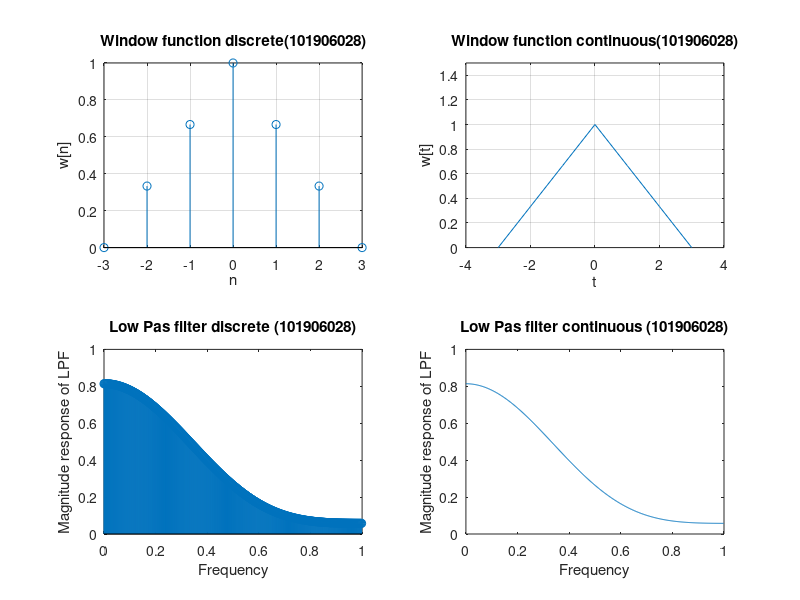

MATLAB code to generate this figure:
clc
clear
close

wp = 0.2*pi;
ws = 0.5*pi;
tr_width = abs(ws-wp);
wc = (wp+ws)/2;

M = ceil(1.8*pi/tr_width)+1;
w_n = (bartlett(M));

n = -(M - 1)/2 : (M - 1)/2;
fc = wc/(2*pi);
hd = 2*fc*(sinc(2*fc*n));

h = hd.*w_n';

[HW, WW] = freqz(h,1);

subplot(221);
stem(n,w_n);
title('Window function discrete(101906028)');
xlabel('n');
ylabel('w[n]');
grid;

subplot(222);
plot(n,w_n);
title('Window function continuous(101906028)');
xlabel('t');
ylabel('w[t]');
axis([-4 4 0 1.5]);
grid;

subplot(223)
stem(WW./pi,abs(HW));
title('Low Pas filter discrete (101906028)');
xlabel('Frequency');
ylabel('Magnitude response of LPF');

subplot(224)
plot(WW./pi,abs(HW));
title('Low Pas filter continuous (101906028)');
xlabel('Frequency');
ylabel('Magnitude response of LPF');